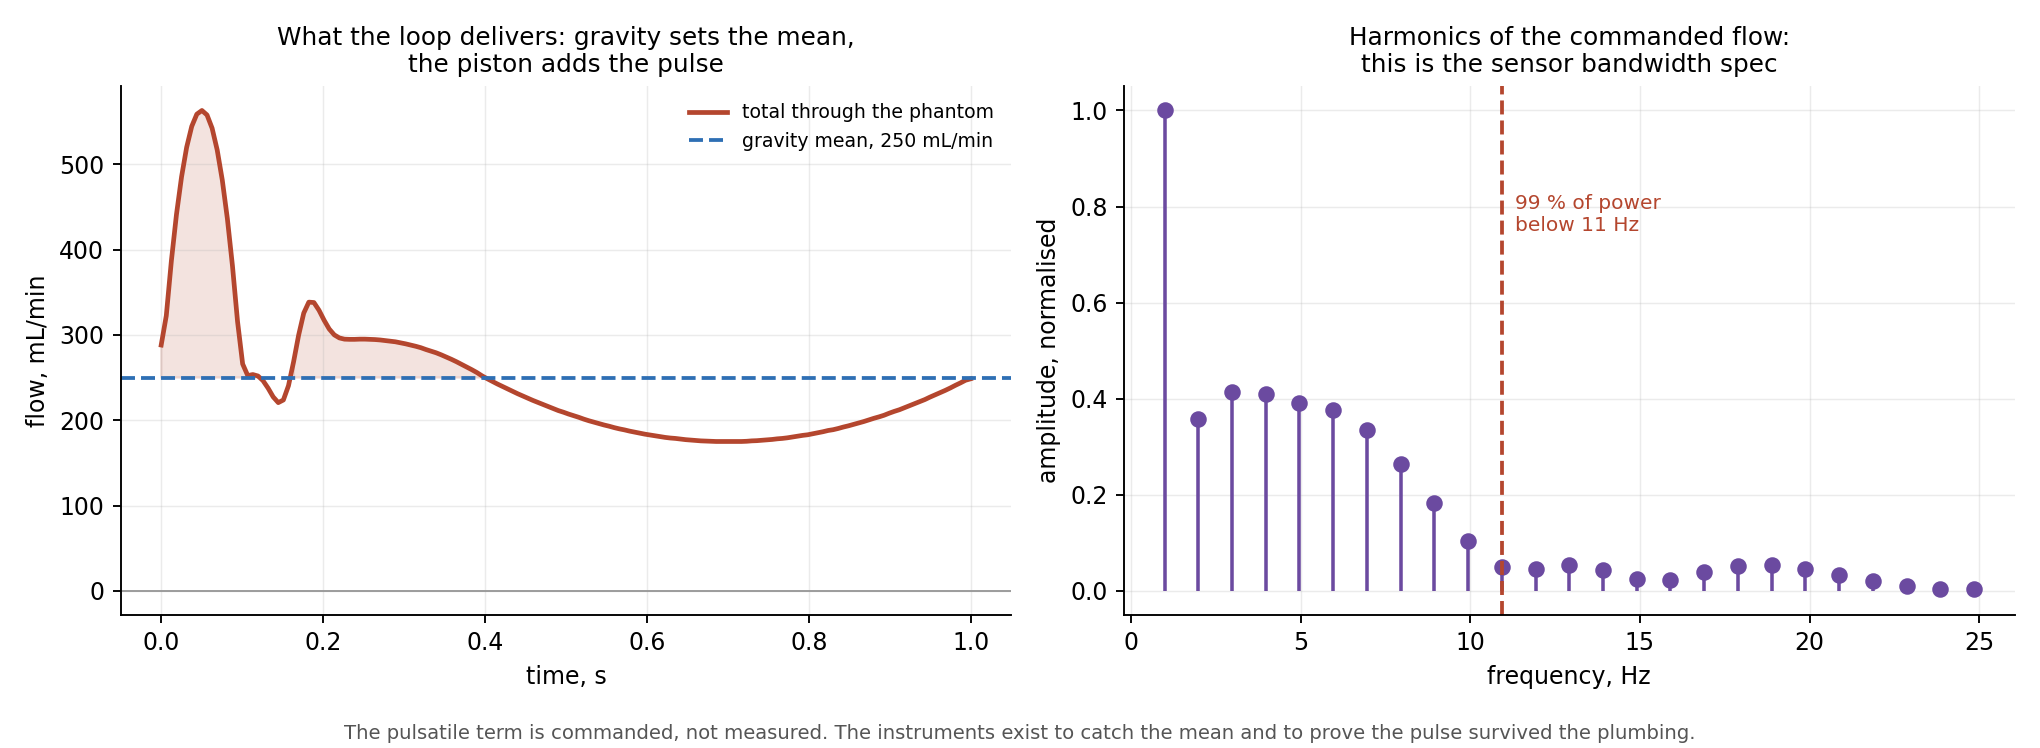

The Python source for this figure:
# -*- coding: utf-8 -*-
"""What to measure on the loop, and what the instruments have to be.

    python instrumentation.py   ->  instrumentation.png + the tables below

Two questions, and they have different answers than they look like they do.

PRESSURE. The whole signal lives in under one psi. A 622 mm column of
blood-mimicking fluid is 0.90 psi, and the pulse riding on it is smaller
still. Put that into an ordinary 0 to 30 psi dial gauge and the entire
experiment happens inside the first three percent of the dial, below the
width of the needle. Range is the specification that matters here, ahead of
accuracy class, ahead of everything. And one instrument cannot do both jobs:
setting the constriction wants a slow absolute reading, and seeing whether
systole survived the plumbing wants something that can follow a 100 ms rise.

VELOCITY. The pulsatile part does not need measuring, because it is already
known better than any sensor on this bench could report it. The piston is a
positive displacement pump commanded in exact step counts at 0.600 uL per
step. What needs measuring is the MEAN, which gravity sets and which nothing
commands, and that is a beaker and a scale. The sensor question is really
"did the pulse arrive", and that is a pressure measurement, not a flow one.

Nothing here names a part number. The 9105x episode is recent enough: these
are specifications, and the part that meets them has to be checked against
its own datasheet before anyone orders it.
"""
import math
import os

import numpy as np
import matplotlib
matplotlib.use("Agg")
import matplotlib.pyplot as plt

import syringe_drive as S

HERE = os.path.dirname(os.path.abspath(__file__))
RHO, G, MU = 1037.0, 9.80665, 4.1e-3
PSI, MMHG, KPA = 6894.757, 133.322, 1000.0
Q_MEAN = 250.0                      # mL/min
TANK_MM = 622.0                     # from head_budget.py, corrected
BEAT_HZ = 1.0

# Commodity full-scale ranges, psi. The point of this list is how badly the
# usual ones fit, not which to buy.
RANGES = [
    ("dial gauge, 0-100 psi", 100.0, "the one in every lab drawer"),
    ("dial gauge, 0-30 psi", 30.0, "the one people buy for this"),
    ("dial gauge, 0-15 psi", 15.0, "still ten times too coarse"),
    ("transducer, 0-5 psi", 5.0, "getting there"),
    ("transducer, 0-20 kPa", 20.0 * KPA / PSI, "THE SPEC. Peak fits with room"),
    ("transducer, 0-10 kPa", 10.0 * KPA / PSI, "mean plus pulse just clips it"),
    ("transducer, 0-7 kPa", 7.0 * KPA / PSI, "pulse alone fills it. Too tight"),
    ("standpipe, mm of fluid", TANK_MM * RHO * G * 1e-3 / PSI, "a clear tube"),
]

SCALE_G = 1.0                       # kitchen scale resolution, grams
PHONE_FPS = 240.0
CLEAR_RUN_MM = 100.0


def head_pa(mm):
    return RHO * G * mm * 1e-3


def head_mm(pa):
    return pa / (RHO * G) * 1e3


def piston_flow():
    """Commanded flow and its derivative, from the real BEAT array."""
    try:
        import pico.config as C
        beat = np.asarray(C.BEAT, dtype=float)
    except Exception:
        import assembly as A
        beat = np.asarray(A.beat(), dtype=float)
    t = np.linspace(0.0, 1.0 / BEAT_HZ, len(beat))
    dt = t[1] - t[0]
    x = beat * S.BEAT_MM * 1e-3
    q = np.gradient(x, dt) * (S.BORE_A * 1e-6)
    return t, q, np.gradient(q, dt)


def spectrum(t, q):
    """Harmonic content of the commanded flow, as a fraction of total power.

    This is what sets the sensor bandwidth. A rise-time rule of thumb gives
    one number; the actual array gives the right one, and the array is what
    the firmware plays.
    """
    n = len(q)
    f = np.fft.rfftfreq(n, t[1] - t[0])
    a = np.abs(np.fft.rfft(q - q.mean()))
    p = a ** 2
    return f, a, np.cumsum(p) / p.sum()


def main():
    A = print
    t, q, dqdt = piston_flow()
    f, amp, cum = spectrum(t, q)
    q_mean_si = Q_MEAN * 1e-6 / 60.0
    q_peak = q.max() + q_mean_si
    stroke_m3 = S.BEAT_ML * 1e-6

    # ------------------------------------------------------------ pressure
    # Taken off head_budget's own segment list rather than halving the tank
    # height, so the two files cannot drift apart.
    import head_budget as H
    seg = H.SEGMENTS
    up_mm = sum(head_mm(H.r_poiseuille(L, d) * H.q_si(Q_MEAN))
                for _n, L, d in seg[:3])          # tank to the piston tee
    down_mm = sum(head_mm(H.r_poiseuille(L, d) * H.q_si(Q_MEAN))
                  for _n, L, d in seg[3:])        # tee to the reservoir
    crack_mm = 50.8                               # Qosina 91050
    constrict_mm = TANK_MM - up_mm - down_mm - crack_mm
    r_down = head_pa(down_mm + constrict_mm) / (Q_MEAN * 1e-6 / 60.0)
    pp_pa = r_down * q.max()                      # peak piston flow x downstream R

    A("WHAT PRESSURE THIS LOOP ACTUALLY MAKES")
    A("  %-36s %8s %8s %9s" % ("", "psi", "kPa", "mmHg"))
    for nm, mm in (("tank head, static, no flow", TANK_MM),
                   ("mean at the piston tee", TANK_MM - crack_mm - up_mm),
                   ("mean at the phantom inlet", constrict_mm + sum(
                       head_mm(H.r_poiseuille(L, d) * H.q_si(Q_MEAN))
                       for _n, L, d in seg[5:])),
                   ("PULSE, peak piston flow x R_down", head_mm(pp_pa)),
                   ("the 91050 check valve alone", crack_mm),
                   ("the printed ball check alone", 2.2)):
        pa = head_pa(mm)
        A("  %-36s %8.3f %8.2f %9.1f"
          % (nm, pa / PSI, pa / KPA, pa / MMHG))
    A("")
    A("  The pulse line is a first-order estimate: peak commanded piston flow")
    A("  through the resistance downstream of the tee, ignoring compliance and")
    A("  the gravity leg backing off as pressure rises. A real number needs a")
    A("  network solve. What it is good for is a sanity check, and it lands at")
    A("  %.0f mmHg against the 40 mmHg that feed_tubing.py assumed when it"
      % (pp_pa / MMHG))
    A("  priced tubing compliance. Two independent routes to the same size, so")
    A("  that assumption can stay.")
    A("")
    A("  A real MCA runs near 90/60 mmHg. This loop runs at about a third of")
    A("  that, and on purpose: it reproduces VELOCITY, and the interface")
    A("  control document says a soft cast gel will not hold arterial")
    A("  pressure anyway. Nobody should be surprised when the trace has the")
    A("  right shape and a third of the amplitude.")
    A("")

    A("WHY THE USUAL GAUGE WILL NOT DO")
    A("  Signal is the %.0f mmHg pulse derived above. 'of FS' is how much of"
      % (pp_pa / MMHG))
    A("  the dial it uses, and the last column is its smallest resolvable step.")
    A("  %-26s %8s %9s %9s  %s"
      % ("instrument", "FS psi", "of FS", "1% of FS", "note"))
    sig = pp_pa
    for nm, fs_psi, note in RANGES:
        fs = fs_psi * PSI
        A("  %-26s %8.3f %8.2f%% %8.1f  %s"
          % (nm, fs_psi, 100.0 * sig / fs, fs / MMHG * 0.01, note))
    A("  -> A 0-30 psi gauge cannot see this pulse at all: one percent of its")
    A("     scale is %.0f mmHg against a %.0f mmHg signal."
      % (30.0 * PSI / MMHG * 0.01, pp_pa / MMHG))
    A("     Note the standpipe row too. An UNTHROTTLED standpipe is over range")
    A("     on the pulse, which is a polite way of saying it would spit fluid")
    A("     out of its open top once a second: the pulse alone is %.0f mm of"
      % head_mm(pp_pa))
    A("     fluid against a %.0f mm tank. Second reason for the capillary."
      % TANK_MM)
    A("")

    # ----------------------------------------------------------- bandwidth
    for frac, lab in ((0.95, "95"), (0.99, "99"), (0.999, "99.9")):
        k = int(np.searchsorted(cum, frac))
        A("  %s%% of the commanded flow's power is below %.0f Hz (harmonic %d)"
          % (lab, f[k], k))
    k99 = int(np.searchsorted(cum, 0.99))
    A("  -> sensor bandwidth %.0f Hz minimum, sample at %.0f Hz or better."
      % (f[k99], 10 * f[k99]))
    A("     That is easy for any MEMS part and impossible for a dial gauge,")
    A("     whose needle takes about a second to settle. The dial is not a")
    A("     cheap version of the transducer. It measures a different thing.")
    A("")

    # ----------------------------------------------------------- standpipe
    A("THE STANDPIPE, AND WHY IT HAS TO BE THROTTLED")
    col = TANK_MM * 1e-3
    fn = math.sqrt(2.0 * G / col) / (2.0 * math.pi)
    A("  A clear vertical tube teed into the line reads mean pressure in")
    A("  millimetres of the very fluid the head budget is written in. No")
    A("  calibration, no drift, no range problem. But a free liquid column is")
    A("  an oscillator: f = sqrt(2g/L)/2pi, and at L = %.0f mm that is" % TANK_MM)
    A("  %.2f Hz against a %.1f Hz beat. It would resonate with the piston."
      % (fn, BEAT_HZ))
    A("")
    cap = (math.pi * (6.35e-3 / 2) ** 2) / (RHO * G)     # m3/Pa, free surface
    for fc in (0.05, 0.10):
        tau = 1.0 / (2.0 * math.pi * fc)
        r = tau / cap
        L = r * math.pi * (1.0e-3) ** 4 / (128.0 * MU)
        A("  Throttle it to %.2f Hz: tau %.1f s, which is %.0f mm of 1.0 mm"
          % (fc, tau, L * 1e3))
        A("    bore capillary ahead of the standpipe. Reads the mean in about")
        A("    %.0f s and cannot follow the pulse, which is the point." % (3 * tau))
    A("")

    # ------------------------------------------------------- the dead leg
    A("THE SENSING DEAD LEG, IF THE TRANSDUCER IS NOT WETTED")
    A("  Most low-range MEMS parts have bare silicon behind the port and are")
    A("  not liquid compatible. The usual dodge is a short stub of trapped")
    A("  air between the line and the sensor. It works, and it is a gas")
    A("  spring sitting in the pulse path, so it has to be priced:")
    A("  %-22s %10s %10s" % ("air column", "mL stored", "% of stroke"))
    for d, L in ((3.0, 10.0), (3.0, 20.0), (3.0, 40.0), (1.5, 20.0)):
        v = math.pi * (d * 1e-3 / 2) ** 2 * L * 1e-3
        dv = v / 101325.0 * pp_pa                  # isothermal, dV = V dp / P
        A("  %-22s %10.4f %10.2f"
          % ("%.1f mm x %.0f mm" % (d, L), dv * 1e6, 100.0 * dv / stroke_m3))
    A("  -> keep it short and narrow, or buy a wetted sensor. 40 mm of 3 mm")
    A("     bore costs as much stroke as all the tubing put together.")
    A("")

    # ----------------------------------------------------------- velocity
    A("VELOCITY: THREE LAYERS, AND ONLY ONE OF THEM IS A SENSOR")
    A("")
    A("  1. THE MEAN, by weighing. Gravity sets it and nothing commands it,")
    A("     so it has to be measured. At %.0f mL/min the loop delivers" % Q_MEAN)
    A("     %.0f g/min. A %.0f g scale over 60 s is %.2f%% resolution, which"
      % (Q_MEAN * RHO * 1e-3, SCALE_G, 100.0 * SCALE_G / (Q_MEAN * RHO * 1e-3)))
    A("     beats any inline flow sensor that fits a 3 mm line.")
    A("     mean velocity in the lumen = Q / A = %.1f cm/s at %.0f mL/min."
      % (q_mean_si / (math.pi * (1.5e-3) ** 2) * 100.0, Q_MEAN))
    A("")
    A("  2. THE PULSE, by construction. %.3f uL per microstep, %d steps per"
      % (S.SCREW_LEAD / 1600.0 * S.BORE_A, round(S.BEAT_MM * 200)))
    A("     beat, counted in PIO hardware. Peak flow %.0f mL/min on top of the"
      % (q.max() * 6e7))
    A("     mean, so %.0f mL/min at peak systole. No sensor on this bench"
      % (q_peak * 6e7))
    A("     reports that better than the step counter already does. Do not")
    A("     buy an instrument to measure a number you command.")
    A("")
    A("  3. AN INDEPENDENT CHECK, once, during bring-up. A single bubble in")
    A("     the clear %.0f mm settling run, filmed at %.0f fps: at %.0f cm/s"
      % (CLEAR_RUN_MM, PHONE_FPS,
         q_mean_si / (math.pi * (1.5e-3) ** 2) * 100.0))
    A("     it crosses in %.0f ms, which is %.0f frames. Enough to measure to"
      % (1e3 * CLEAR_RUN_MM * 1e-3 / (q_mean_si / (math.pi * (1.5e-3) ** 2)),
         PHONE_FPS * CLEAR_RUN_MM * 1e-3 / (q_mean_si / (math.pi * (1.5e-3) ** 2))))
    A("     a few percent on a phone. Then purge it: bubbles are enormous")
    A("     Doppler scatterers and they quietly change loop compliance.")
    A("")

    # ---------------------------------------------------------- the PI check
    # The loop exists to put a plausible MCA waveform under a probe, and PI
    # is the number the whole programme is judged on, so it is worth reading
    # off the commanded trace before any hardware is bought.
    qt = (q + q_mean_si) * 6e7
    pi = (qt.max() - qt.min()) / qt.mean()
    A("THE PULSATILITY INDEX THIS LOOP WOULD PRODUCE")
    A("  Lumen area is fixed, so PI from flow is PI from velocity.")
    A("  peak %.0f mL/min, trough %.0f, mean %.0f  ->  PI = %.2f"
      % (qt.max(), qt.min(), qt.mean(), pi))
    A("  in velocity: %.0f / %.0f / %.0f cm/s"
      % (qt.max() * 1e-6 / 60 / (math.pi * 1.5e-3 ** 2) * 100,
         qt.min() * 1e-6 / 60 / (math.pi * 1.5e-3 ** 2) * 100,
         qt.mean() * 1e-6 / 60 / (math.pi * 1.5e-3 ** 2) * 100))
    A("")
    A("  Diastolic flow never reverses, which is right for an MCA. But a")
    A("  normal MCA sits near PI 0.8 to 1.2 and this is %.2f, so as specified" % pi)
    A("  the loop is TOO pulsatile. That is not a fault in the piston, which")
    A("  is doing exactly what it was told. It is the compliance plenum doing")
    A("  nothing yet, because nobody has sized it: its whole job is to shave")
    A("  the peak and hold diastole up, and it is the only element in the")
    A("  loop that moves PI without touching the stroke volume.")
    A("  Sizing it is the next piece of work on the loop, and it should be")
    A("  done against this trace rather than by eye.")
    A("")

    # --------------------------------------------------- the relief problem
    tq = S.MOTOR_TH * (S.SET_I / S.MOTOR_I)
    force = 2.0 * math.pi * tq * 0.30 / (S.SCREW_LEAD * 1e-3)
    stall = force / (S.BORE_A * 1e-6)
    A("THE RELIEF PATH, WHICH IS NOT A STANDPIPE")
    A("  The piston can overpressure the block. At %.3f A it makes about"
      % S.SET_I)
    A("  %.2f Nm, and through a Tr8x8 at 30%% efficiency that is %.0f N on a"
      % (tq, force))
    A("  %.0f mm2 bore: %.0f psi, %.0f mmHg, if the outlet is ever blocked."
      % (S.BORE_A, stall / PSI, stall / MMHG))
    A("  That is twenty times the working pressure and it would destroy a")
    A("  cast gel block.")
    A("")
    A("  But the relief CANNOT be an open standpipe teed into the pulse path.")
    A("  A standpipe's cracking pressure is zero, so the pulse would go up it")
    A("  in preference to going through a %.0f mm head of phantom. The relief"
      % (TANK_MM / 2.0))
    A("  has to be a valve that stays SHUT at working pressure and opens")
    A("  above it: set between about %.1f psi and Group 1's measured tear-out"
      % (2.0 * head_pa(TANK_MM) / PSI))
    A("  pressure, which they still owe. An open standpipe belongs upstream")
    A("  of the check valve, where it caps the gravity leg and the pulse")
    A("  cannot reach it.")
    A("")

    A("WHAT TO SPECIFY")
    A("  pressure, mean      clear vertical tube, 1/4 in, open top, scaled in")
    A("                      mm, behind a %.0f mm x 1 mm capillary. Doubles as"
      % (1.0 / (2 * math.pi * 0.05) / cap * math.pi * 1e-12 / (128 * MU) * 1e3))
    A("                      the gravity leg's pressure cap if put upstream")
    A("                      of the check valve.")
    peak_kpa = (head_pa(TANK_MM - crack_mm - up_mm) + pp_pa) / KPA
    A("  pressure, waveform  MEMS, gauge referenced, 0-20 kPa (0-3 psi) full")
    A("                      scale. The tee sees %.1f kPa of mean and %.1f kPa"
      % (head_pa(TANK_MM - crack_mm - up_mm) / KPA, pp_pa / KPA))
    A("                      of pulse on top, so peak is %.1f kPa: a 0-7 kPa"
      % peak_kpa)
    A("                      part, which looks right for the pulse alone, is")
    A("                      over range before the pulse even starts.")
    A("                      %.0f Hz bandwidth or better, digital output" % f[k99])
    A("                      preferred. Wetted or gel-filled if it can be had;")
    A("                      otherwise a dead leg under 20 mm of 1.5 mm bore.")
    A("  flow, mean          beaker and a 1 g kitchen scale, 60 s catches.")
    A("  flow, pulse         already known. The step counter is the instrument.")
    A("  relief              cracking-pressure valve above %.1f psi, not a"
      % (2.0 * head_pa(TANK_MM) / PSI))
    A("                      standpipe, and not in the pulse path.")

    # -------------------------------------------------------------- figure
    fig, ax = plt.subplots(1, 2, figsize=(12.0, 4.4), dpi=170)
    fig.patch.set_facecolor("white")

    a0 = ax[0]
    a0.plot(t, (q + q_mean_si) * 6e7, color="#b4462e", lw=2.0,
            label="total through the phantom")
    a0.axhline(Q_MEAN, color="#2e6fb4", lw=1.6, ls="--",
               label="gravity mean, %.0f mL/min" % Q_MEAN)
    a0.axhline(0.0, color="#999", lw=0.8)
    a0.fill_between(t, Q_MEAN, (q + q_mean_si) * 6e7,
                    where=((q + q_mean_si) * 6e7 > Q_MEAN),
                    color="#b4462e", alpha=0.15)
    a0.set_xlabel("time, s")
    a0.set_ylabel("flow, mL/min")
    a0.set_title("What the loop delivers: gravity sets the mean,\n"
                 "the piston adds the pulse", fontsize=10.5)
    a0.legend(fontsize=8, frameon=False)

    a1 = ax[1]
    k = min(len(f) - 1, 26)
    a1.stem(f[1:k], amp[1:k] / amp[1:k].max(), basefmt=" ",
            linefmt="#6b4aa0", markerfmt="o")
    a1.axvline(f[k99], color="#b4462e", lw=1.6, ls="--")
    a1.text(f[k99] + 0.4, 0.75, "99 %% of power\nbelow %.0f Hz" % f[k99],
            fontsize=8.5, color="#b4462e")
    a1.set_xlabel("frequency, Hz")
    a1.set_ylabel("amplitude, normalised")
    a1.set_title("Harmonics of the commanded flow:\n"
                 "this is the sensor bandwidth spec", fontsize=10.5)

    for a in ax:
        a.grid(alpha=0.25, lw=0.6)
        for s_ in ("top", "right"):
            a.spines[s_].set_visible(False)
    fig.text(0.5, 0.012,
             "The pulsatile term is commanded, not measured. The instruments "
             "exist to catch the mean and to prove the pulse survived the plumbing.",
             fontsize=8.3, color="#555", ha="center")
    fig.tight_layout(rect=(0, 0.045, 1, 1))
    fig.savefig(os.path.join(HERE, "instrumentation.png"), facecolor="white")
    A("")
    A("wrote instrumentation.png")


if __name__ == "__main__":
    main()
